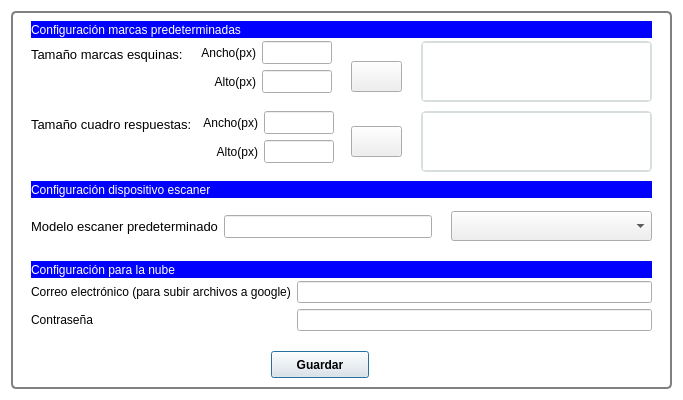
<?xml version="1.0" encoding="UTF-8"?>
<ui version="4.0">
 <class>Dlg_configuracion</class>
 <widget class="QDialog" name="Dlg_configuracion">
  <property name="geometry">
   <rect>
    <x>0</x>
    <y>0</y>
    <width>683</width>
    <height>400</height>
   </rect>
  </property>
  <property name="minimumSize">
   <size>
    <width>683</width>
    <height>400</height>
   </size>
  </property>
  <property name="maximumSize">
   <size>
    <width>683</width>
    <height>400</height>
   </size>
  </property>
  <property name="windowTitle">
   <string>Configuración SICA</string>
  </property>
  <property name="styleSheet">
   <string notr="true">QDialog{
	background-color: rgb(255, 255, 255);
}

QGroupBox#groupBoxC {
     border: 2px solid gray;
     border-radius: 5px;
 }

QGraphicsView{
		 border: 2px solid rgb(215, 222, 222);
		border-radius: 5px;
}

QLabel{
	font: 10pt &quot;Arial&quot;;
	color: rgb(0, 0, 0);
}
</string>
  </property>
  <property name="modal">
   <bool>true</bool>
  </property>
  <layout class="QHBoxLayout" name="horizontalLayout">
   <item>
    <widget class="QGroupBox" name="groupBoxC">
     <property name="styleSheet">
      <string notr="true"/>
     </property>
     <property name="title">
      <string/>
     </property>
     <property name="flat">
      <bool>false</bool>
     </property>
     <widget class="QGraphicsView" name="gv_me">
      <property name="geometry">
       <rect>
        <x>410</x>
        <y>30</y>
        <width>231</width>
        <height>61</height>
       </rect>
      </property>
      <property name="verticalScrollBarPolicy">
       <enum>Qt::ScrollBarAlwaysOff</enum>
      </property>
      <property name="horizontalScrollBarPolicy">
       <enum>Qt::ScrollBarAlwaysOff</enum>
      </property>
     </widget>
     <widget class="QGraphicsView" name="gv_cr">
      <property name="geometry">
       <rect>
        <x>410</x>
        <y>100</y>
        <width>231</width>
        <height>61</height>
       </rect>
      </property>
      <property name="verticalScrollBarPolicy">
       <enum>Qt::ScrollBarAlwaysOff</enum>
      </property>
      <property name="horizontalScrollBarPolicy">
       <enum>Qt::ScrollBarAlwaysOff</enum>
      </property>
     </widget>
     <widget class="QWidget" name="horizontalLayoutWidget_3">
      <property name="geometry">
       <rect>
        <x>20</x>
        <y>190</y>
        <width>401</width>
        <height>51</height>
       </rect>
      </property>
      <layout class="QHBoxLayout" name="hl_3">
       <item>
        <widget class="QLabel" name="lb_info3">
         <property name="font">
          <font>
           <family>Arial</family>
           <pointsize>10</pointsize>
           <weight>50</weight>
           <italic>false</italic>
           <bold>false</bold>
          </font>
         </property>
         <property name="text">
          <string>Modelo escaner predeterminado</string>
         </property>
        </widget>
       </item>
       <item>
        <widget class="QLineEdit" name="le_mep">
         <property name="font">
          <font>
           <family>Arial</family>
           <pointsize>10</pointsize>
          </font>
         </property>
         <property name="readOnly">
          <bool>true</bool>
         </property>
        </widget>
       </item>
      </layout>
     </widget>
     <widget class="QComboBox" name="cbox_modeloescaner">
      <property name="geometry">
       <rect>
        <x>440</x>
        <y>200</y>
        <width>201</width>
        <height>30</height>
       </rect>
      </property>
      <property name="font">
       <font>
        <family>Arial</family>
       </font>
      </property>
     </widget>
     <widget class="QPushButton" name="btn_guardar">
      <property name="geometry">
       <rect>
        <x>260</x>
        <y>340</y>
        <width>98</width>
        <height>27</height>
       </rect>
      </property>
      <property name="font">
       <font>
        <family>Arial</family>
        <weight>75</weight>
        <bold>true</bold>
       </font>
      </property>
      <property name="text">
       <string>Guardar</string>
      </property>
      <property name="icon">
       <iconset resource="img/fuente_imagenes.qrc">
        <normaloff>:/controles/save-icon.png</normaloff>:/controles/save-icon.png</iconset>
      </property>
     </widget>
     <widget class="QPushButton" name="btn_reloadme">
      <property name="geometry">
       <rect>
        <x>340</x>
        <y>50</y>
        <width>51</width>
        <height>31</height>
       </rect>
      </property>
      <property name="text">
       <string/>
      </property>
      <property name="icon">
       <iconset resource="img/fuente_imagenes.qrc">
        <normaloff>:/controles/refresh-icon.png</normaloff>:/controles/refresh-icon.png</iconset>
      </property>
     </widget>
     <widget class="QPushButton" name="btn_reloadcr">
      <property name="geometry">
       <rect>
        <x>340</x>
        <y>115</y>
        <width>51</width>
        <height>31</height>
       </rect>
      </property>
      <property name="text">
       <string/>
      </property>
      <property name="icon">
       <iconset resource="img/fuente_imagenes.qrc">
        <normaloff>:/controles/refresh-icon.png</normaloff>:/controles/refresh-icon.png</iconset>
      </property>
     </widget>
     <widget class="QWidget" name="formLayoutWidget">
      <property name="geometry">
       <rect>
        <x>20</x>
        <y>270</y>
        <width>621</width>
        <height>62</height>
       </rect>
      </property>
      <layout class="QFormLayout" name="formLayout">
       <item row="0" column="0">
        <widget class="QLabel" name="lb_mail">
         <property name="text">
          <string>Correo electrónico (para subir archivos a google)</string>
         </property>
        </widget>
       </item>
       <item row="0" column="1">
        <widget class="QLineEdit" name="le_mail"/>
       </item>
       <item row="1" column="1">
        <widget class="QLineEdit" name="le_passw">
         <property name="inputMethodHints">
          <set>Qt::ImhHiddenText|Qt::ImhNoAutoUppercase|Qt::ImhNoPredictiveText</set>
         </property>
         <property name="echoMode">
          <enum>QLineEdit::Password</enum>
         </property>
        </widget>
       </item>
       <item row="1" column="0">
        <widget class="QLabel" name="lb_passw">
         <property name="text">
          <string>Contraseña</string>
         </property>
        </widget>
       </item>
      </layout>
     </widget>
     <widget class="QLabel" name="lb_conf_nube">
      <property name="geometry">
       <rect>
        <x>20</x>
        <y>250</y>
        <width>621</width>
        <height>17</height>
       </rect>
      </property>
      <property name="styleSheet">
       <string notr="true">background-color: rgb(0, 0, 255);
color: rgb(255, 255, 255);
font: 75 13pt &quot;Arial&quot;;</string>
      </property>
      <property name="text">
       <string>Configuración para la nube</string>
      </property>
     </widget>
     <widget class="QLabel" name="lb_conf_scan">
      <property name="geometry">
       <rect>
        <x>20</x>
        <y>170</y>
        <width>621</width>
        <height>17</height>
       </rect>
      </property>
      <property name="styleSheet">
       <string notr="true">background-color: rgb(0, 0, 255);
color: rgb(255, 255, 255);
font: 75 13pt &quot;Arial&quot;;</string>
      </property>
      <property name="text">
       <string>Configuración dispositivo escaner</string>
      </property>
     </widget>
     <widget class="QLabel" name="lb_conf_marcas">
      <property name="geometry">
       <rect>
        <x>20</x>
        <y>10</y>
        <width>621</width>
        <height>17</height>
       </rect>
      </property>
      <property name="styleSheet">
       <string notr="true">background-color: rgb(0, 0, 255);
color: rgb(255, 255, 255);
font: 75 13pt &quot;Arial&quot;;</string>
      </property>
      <property name="text">
       <string>Configuración marcas predeterminadas</string>
      </property>
     </widget>
     <widget class="QWidget" name="formLayoutWidget_2">
      <property name="geometry">
       <rect>
        <x>20</x>
        <y>30</y>
        <width>311</width>
        <height>62</height>
       </rect>
      </property>
      <layout class="QFormLayout" name="fl_2">
       <item row="0" column="0">
        <widget class="QLabel" name="lb_info1">
         <property name="font">
          <font>
           <family>Arial</family>
           <pointsize>10</pointsize>
           <weight>50</weight>
           <italic>false</italic>
           <bold>false</bold>
          </font>
         </property>
         <property name="text">
          <string>Tamaño marcas esquinas:  </string>
         </property>
         <property name="wordWrap">
          <bool>false</bool>
         </property>
        </widget>
       </item>
       <item row="0" column="1">
        <layout class="QFormLayout" name="fl_3">
         <item row="0" column="0">
          <widget class="QLabel" name="lb_ancho_esquinas">
           <property name="minimumSize">
            <size>
             <width>60</width>
             <height>0</height>
            </size>
           </property>
           <property name="text">
            <string>Ancho(px)</string>
           </property>
           <property name="alignment">
            <set>Qt::AlignRight|Qt::AlignTrailing|Qt::AlignVCenter</set>
           </property>
          </widget>
         </item>
         <item row="0" column="1">
          <widget class="QLineEdit" name="le_me1">
           <property name="minimumSize">
            <size>
             <width>70</width>
             <height>0</height>
            </size>
           </property>
           <property name="maximumSize">
            <size>
             <width>70</width>
             <height>16777215</height>
            </size>
           </property>
           <property name="font">
            <font>
             <family>Arial</family>
             <pointsize>10</pointsize>
            </font>
           </property>
           <property name="inputMethodHints">
            <set>Qt::ImhDigitsOnly</set>
           </property>
           <property name="maxLength">
            <number>3</number>
           </property>
          </widget>
         </item>
         <item row="1" column="1">
          <widget class="QLineEdit" name="le_me2">
           <property name="minimumSize">
            <size>
             <width>70</width>
             <height>0</height>
            </size>
           </property>
           <property name="maximumSize">
            <size>
             <width>70</width>
             <height>16777215</height>
            </size>
           </property>
           <property name="font">
            <font>
             <family>Arial</family>
             <pointsize>10</pointsize>
            </font>
           </property>
           <property name="maxLength">
            <number>3</number>
           </property>
          </widget>
         </item>
         <item row="1" column="0">
          <widget class="QLabel" name="lb_alto_esquinas">
           <property name="minimumSize">
            <size>
             <width>60</width>
             <height>0</height>
            </size>
           </property>
           <property name="text">
            <string>Alto(px)</string>
           </property>
           <property name="alignment">
            <set>Qt::AlignRight|Qt::AlignTrailing|Qt::AlignVCenter</set>
           </property>
          </widget>
         </item>
        </layout>
       </item>
      </layout>
     </widget>
     <widget class="QWidget" name="formLayoutWidget_5">
      <property name="geometry">
       <rect>
        <x>20</x>
        <y>100</y>
        <width>311</width>
        <height>62</height>
       </rect>
      </property>
      <layout class="QFormLayout" name="fl_4">
       <item row="0" column="0">
        <widget class="QLabel" name="lb_info2">
         <property name="font">
          <font>
           <family>Arial</family>
           <pointsize>10</pointsize>
           <weight>50</weight>
           <italic>false</italic>
           <bold>false</bold>
          </font>
         </property>
         <property name="text">
          <string>Tamaño cuadro respuestas:</string>
         </property>
        </widget>
       </item>
       <item row="0" column="1">
        <layout class="QFormLayout" name="fl_5">
         <item row="0" column="0">
          <widget class="QLabel" name="lb_ancho_respuestas">
           <property name="minimumSize">
            <size>
             <width>60</width>
             <height>0</height>
            </size>
           </property>
           <property name="text">
            <string>Ancho(px)</string>
           </property>
           <property name="alignment">
            <set>Qt::AlignRight|Qt::AlignTrailing|Qt::AlignVCenter</set>
           </property>
          </widget>
         </item>
         <item row="1" column="0">
          <widget class="QLabel" name="lb_alto_respuestas">
           <property name="minimumSize">
            <size>
             <width>60</width>
             <height>0</height>
            </size>
           </property>
           <property name="text">
            <string>Alto(px)</string>
           </property>
           <property name="alignment">
            <set>Qt::AlignRight|Qt::AlignTrailing|Qt::AlignVCenter</set>
           </property>
          </widget>
         </item>
         <item row="0" column="1">
          <widget class="QLineEdit" name="le_cr1">
           <property name="minimumSize">
            <size>
             <width>70</width>
             <height>0</height>
            </size>
           </property>
           <property name="maximumSize">
            <size>
             <width>70</width>
             <height>16777215</height>
            </size>
           </property>
           <property name="font">
            <font>
             <family>Arial</family>
             <pointsize>10</pointsize>
            </font>
           </property>
           <property name="maxLength">
            <number>3</number>
           </property>
          </widget>
         </item>
         <item row="1" column="1">
          <widget class="QLineEdit" name="le_cr2">
           <property name="maximumSize">
            <size>
             <width>70</width>
             <height>16777215</height>
            </size>
           </property>
           <property name="font">
            <font>
             <family>Arial</family>
             <pointsize>10</pointsize>
            </font>
           </property>
           <property name="maxLength">
            <number>3</number>
           </property>
          </widget>
         </item>
        </layout>
       </item>
      </layout>
     </widget>
     <zorder>gv_me</zorder>
     <zorder>gv_cr</zorder>
     <zorder>horizontalLayoutWidget_3</zorder>
     <zorder>cbox_modeloescaner</zorder>
     <zorder>btn_guardar</zorder>
     <zorder>btn_reloadme</zorder>
     <zorder>btn_reloadcr</zorder>
     <zorder>formLayoutWidget</zorder>
     <zorder>lb_conf_nube</zorder>
     <zorder>lb_conf_scan</zorder>
     <zorder>lb_info3</zorder>
     <zorder>lb_conf_marcas</zorder>
     <zorder>formLayoutWidget_2</zorder>
     <zorder>formLayoutWidget_5</zorder>
    </widget>
   </item>
  </layout>
 </widget>
 <resources>
  <include location="img/fuente_imagenes.qrc"/>
 </resources>
 <connections/>
</ui>
